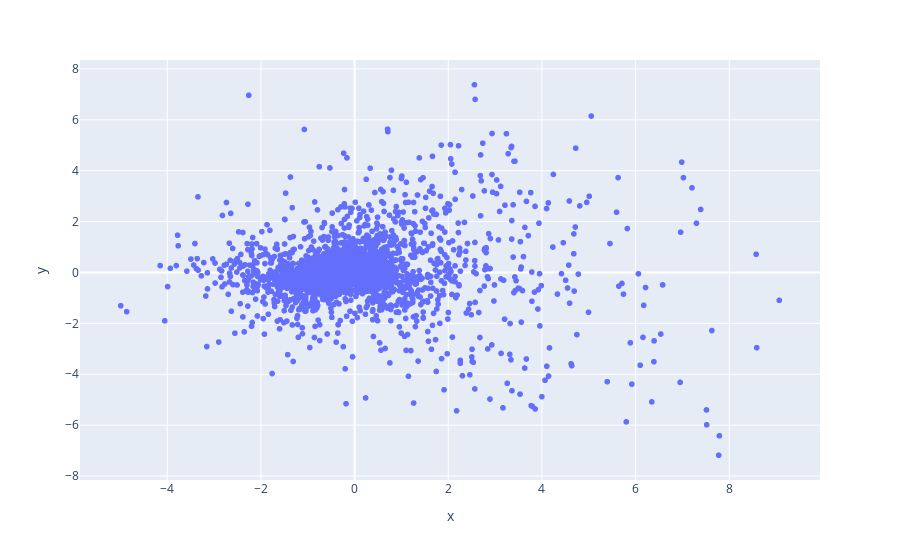

The cell this chart's notebook holds for it:
### Markdown cell above
Podemos explorar en un espacio bidimensional las relaciones de cada una de nuestras palabras.

### Code cell
fig = px.scatter(
    x=vectors_2d[:,0],
    y=vectors_2d[:,1],
    text=model.wv.index_to_key
)
fig.update_traces(mode="markers")

### Figure 1 — Plotly figure (JSON) as saved in the notebook; plotly's stock layout.template omitted (floating-point values rounded to 4 significant figures; data arrays with more than 128 entries replaced by an {"elided": "..."} marker saying what was removed)
{"data": [{"hovertemplate": "x=%{x}<br>y=%{y}<br>text=%{text}<extra></extra>", "legendgroup": "", "marker": {"color": "#636efa", "symbol": "circle"}, "mode": "markers", "name": "", "showlegend": false, "text": {"elided": "6316 str values"}, "type": "scattergl", "x": {"elided": "6316 float values"}, "xaxis": "x", "y": {"elided": "6316 float values"}, "yaxis": "y"}], "layout": {"legend": {"tracegroupgap": 0}, "margin": {"t": 60}, "xaxis": {"anchor": "y", "domain": [0, 1], "title": {"text": "x"}}, "yaxis": {"anchor": "x", "domain": [0, 1], "title": {"text": "y"}}}}
